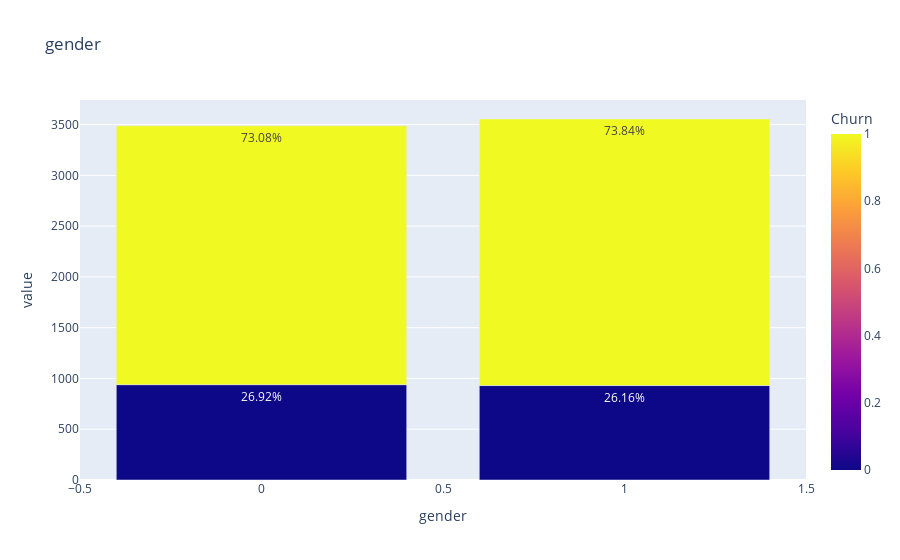
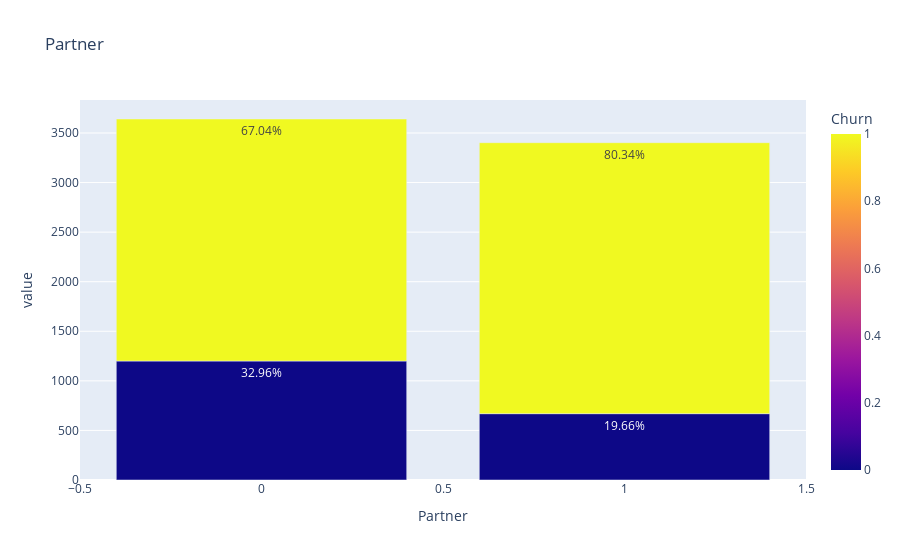
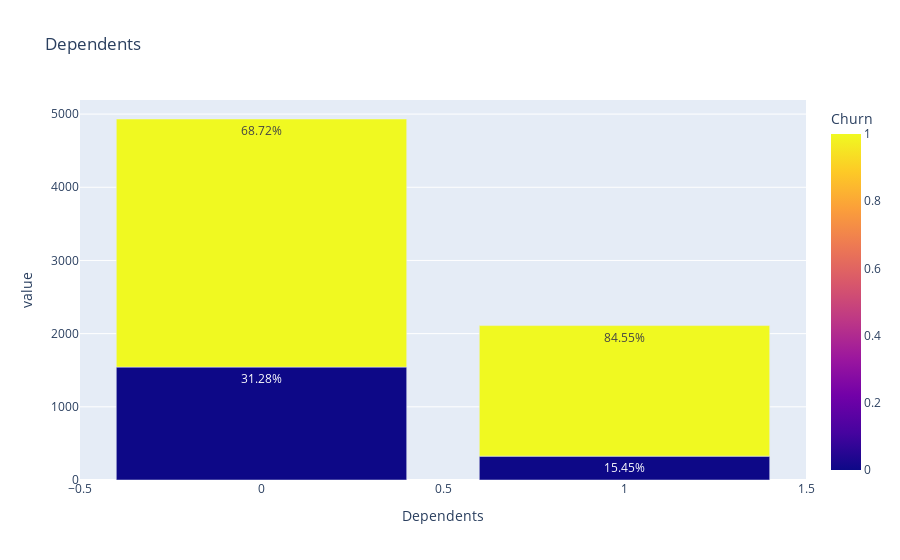
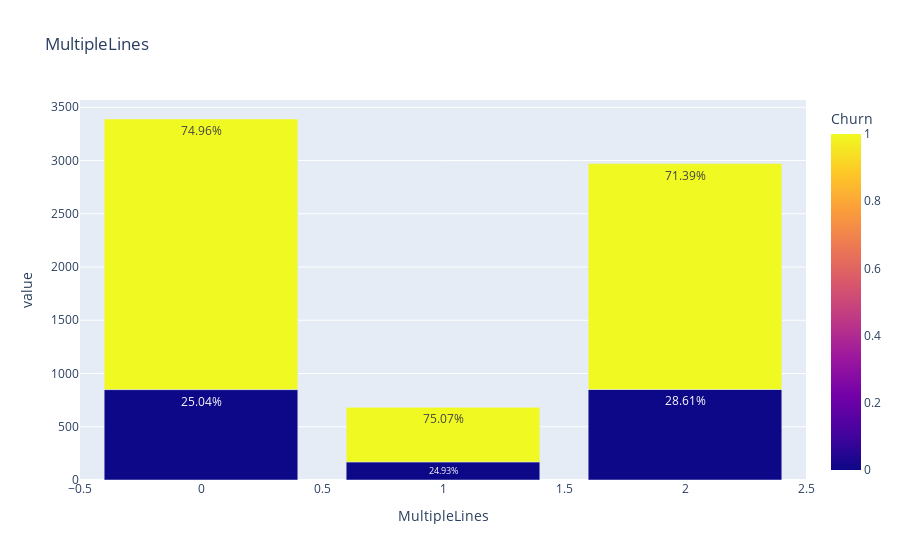

Here is the notebook cell these charts were saved with, in order:
### Code cell
display_bars_splitted("gender")
display_bars_splitted("Partner")
display_bars_splitted("Dependents")
display_bars_splitted("MultipleLines")
display_bars_splitted("InternetService")
display_bars_splitted("OnlineSecurity")
display_bars_splitted("OnlineBackup")
display_bars_splitted("DeviceProtection")
display_bars_splitted("TechSupport")
display_bars_splitted("StreamingTV")
display_bars_splitted("Contract")
display_bars_splitted("PaperlessBilling")
display_bars_splitted("PaymentMethod")

### Figure 1 — Plotly figure (JSON) as saved in the notebook; plotly's stock layout.template omitted (floating-point values rounded to 4 significant figures)
{"data": [{"alignmentgroup": "True", "hovertemplate": "gender=%{x}<br>value=%{y}<br>text=%{text}<br>Churn=%{marker.color}<extra></extra>", "legendgroup": "", "marker": {"color": [0, 1, 0, 1], "coloraxis": "coloraxis", "pattern": {"shape": ""}}, "name": "", "offsetgroup": "", "orientation": "v", "showlegend": false, "text": ["26.92%", "73.08%", "26.16%", "73.84%"], "textposition": "auto", "type": "bar", "x": [0, 0, 1, 1], "xaxis": "x", "y": [939, 2549, 930, 2625], "yaxis": "y"}], "layout": {"barmode": "relative", "coloraxis": {"colorbar": {"title": {"text": "Churn"}}, "colorscale": [[0, "#0d0887"], [0.1111, "#46039f"], [0.2222, "#7201a8"], [0.3333, "#9c179e"], [0.4444, "#bd3786"], [0.5556, "#d8576b"], [0.6667, "#ed7953"], [0.7778, "#fb9f3a"], [0.8889, "#fdca26"], [1, "#f0f921"]]}, "legend": {"tracegroupgap": 0}, "title": {"text": "gender"}, "xaxis": {"anchor": "y", "domain": [0, 1], "title": {"text": "gender"}}, "yaxis": {"anchor": "x", "domain": [0, 1], "title": {"text": "value"}}}}

### Figure 2 — Plotly figure (JSON) as saved in the notebook; plotly's stock layout.template omitted (floating-point values rounded to 4 significant figures)
{"data": [{"alignmentgroup": "True", "hovertemplate": "Partner=%{x}<br>value=%{y}<br>text=%{text}<br>Churn=%{marker.color}<extra></extra>", "legendgroup": "", "marker": {"color": [0, 1, 0, 1], "coloraxis": "coloraxis", "pattern": {"shape": ""}}, "name": "", "offsetgroup": "", "orientation": "v", "showlegend": false, "text": ["32.96%", "67.04%", "19.66%", "80.34%"], "textposition": "auto", "type": "bar", "x": [0, 0, 1, 1], "xaxis": "x", "y": [1200, 2441, 669, 2733], "yaxis": "y"}], "layout": {"barmode": "relative", "coloraxis": {"colorbar": {"title": {"text": "Churn"}}, "colorscale": [[0, "#0d0887"], [0.1111, "#46039f"], [0.2222, "#7201a8"], [0.3333, "#9c179e"], [0.4444, "#bd3786"], [0.5556, "#d8576b"], [0.6667, "#ed7953"], [0.7778, "#fb9f3a"], [0.8889, "#fdca26"], [1, "#f0f921"]]}, "legend": {"tracegroupgap": 0}, "title": {"text": "Partner"}, "xaxis": {"anchor": "y", "domain": [0, 1], "title": {"text": "Partner"}}, "yaxis": {"anchor": "x", "domain": [0, 1], "title": {"text": "value"}}}}

### Figure 3 — Plotly figure (JSON) as saved in the notebook; plotly's stock layout.template omitted (floating-point values rounded to 4 significant figures)
{"data": [{"alignmentgroup": "True", "hovertemplate": "Dependents=%{x}<br>value=%{y}<br>text=%{text}<br>Churn=%{marker.color}<extra></extra>", "legendgroup": "", "marker": {"color": [0, 1, 0, 1], "coloraxis": "coloraxis", "pattern": {"shape": ""}}, "name": "", "offsetgroup": "", "orientation": "v", "showlegend": false, "text": ["31.28%", "68.72%", "15.45%", "84.55%"], "textposition": "auto", "type": "bar", "x": [0, 0, 1, 1], "xaxis": "x", "y": [1543, 3390, 326, 1784], "yaxis": "y"}], "layout": {"barmode": "relative", "coloraxis": {"colorbar": {"title": {"text": "Churn"}}, "colorscale": [[0, "#0d0887"], [0.1111, "#46039f"], [0.2222, "#7201a8"], [0.3333, "#9c179e"], [0.4444, "#bd3786"], [0.5556, "#d8576b"], [0.6667, "#ed7953"], [0.7778, "#fb9f3a"], [0.8889, "#fdca26"], [1, "#f0f921"]]}, "legend": {"tracegroupgap": 0}, "title": {"text": "Dependents"}, "xaxis": {"anchor": "y", "domain": [0, 1], "title": {"text": "Dependents"}}, "yaxis": {"anchor": "x", "domain": [0, 1], "title": {"text": "value"}}}}

### Figure 4 — Plotly figure (JSON) as saved in the notebook; plotly's stock layout.template omitted (floating-point values rounded to 4 significant figures)
{"data": [{"alignmentgroup": "True", "hovertemplate": "MultipleLines=%{x}<br>value=%{y}<br>text=%{text}<br>Churn=%{marker.color}<extra></extra>", "legendgroup": "", "marker": {"color": [0, 1, 0, 1, 0, 1], "coloraxis": "coloraxis", "pattern": {"shape": ""}}, "name": "", "offsetgroup": "", "orientation": "v", "showlegend": false, "text": ["25.04%", "74.96%", "24.93%", "75.07%", "28.61%", "71.39%"], "textposition": "auto", "type": "bar", "x": [0, 0, 1, 1, 2, 2], "xaxis": "x", "y": [849, 2541, 170, 512, 850, 2121], "yaxis": "y"}], "layout": {"barmode": "relative", "coloraxis": {"colorbar": {"title": {"text": "Churn"}}, "colorscale": [[0, "#0d0887"], [0.1111, "#46039f"], [0.2222, "#7201a8"], [0.3333, "#9c179e"], [0.4444, "#bd3786"], [0.5556, "#d8576b"], [0.6667, "#ed7953"], [0.7778, "#fb9f3a"], [0.8889, "#fdca26"], [1, "#f0f921"]]}, "legend": {"tracegroupgap": 0}, "title": {"text": "MultipleLines"}, "xaxis": {"anchor": "y", "domain": [0, 1], "title": {"text": "MultipleLines"}}, "yaxis": {"anchor": "x", "domain": [0, 1], "title": {"text": "value"}}}}
